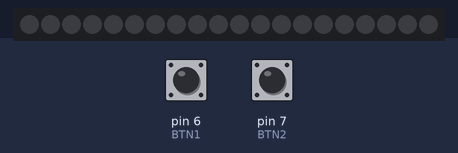
Recording of a sketch running on a simulated Arduino Uno, built with avr-gcc and run on an emulated ATmega328P. On the bench: 20 RGB LEDs in strip order, left to right. The inputs (shaded band) are chosen by the test bench; at power-on: pin 6 (BTN1) HIGH, pin 7 (BTN2) HIGH. Dim RGB values are drawn brighter than linear.

Above: at 1.2 s.
1.3 s: pin 6 (BTN1) pulled LOW for 0.15 s
At 2.1 s:
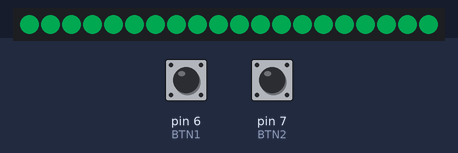
2.9 s: pin 7 (BTN2) pulled LOW for 1 s
6.9 s: pin 6 (BTN1) pulled LOW for 0.15 s
At 7.19 s:
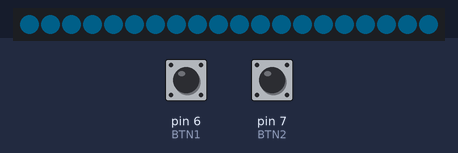
7.6 s: pin 7 (BTN2) pulled LOW for 0.15 s
At 8.29 s:
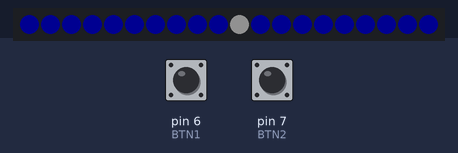
8.3 s: pin 6 (BTN1) pulled LOW for 3.2 s
At 11.62 s:
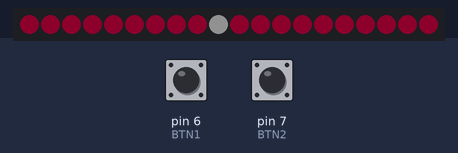
12.1 s: pin 7 (BTN2) pulled LOW for 3.2 s
At 17.04 s:
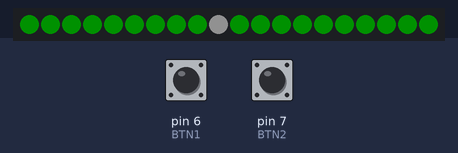

The sketch:

LEDGlowStickVS.ino
```cpp
// --------------------------------------------------------------------------------------
#include "Button.h"
#include "FastLED.h"

// --------------------------------------------------------------------------------------
#define NUM_LEDS 20

#define DATA_PIN 11
#define CLOCK_PIN 13

#define BTN1 6
#define BTN2 7

#define NUM_MODES 2

// --------------------------------------------------------------------------------------
// Program Variables
CRGB leds[NUM_LEDS];

long lastUpdateMillis = 0;
int timeSinceLastButtonPress = 0;
byte timeSinceButtonRepeat = 0;

byte mode = 0;
fract16 animPos = 0;

byte brightness = 64;
byte value = 128;

bool adjustingBrightness = false;
bool adjustingValue = false;
bool ignoreBtn1 = false;

Button btn1 = Button(BTN1);
Button btn2 = Button(BTN2);

// --------------------------------------------------------------------------------------
void setup()
{
	//Serial.begin(9600);
	lastUpdateMillis = millis();

	FastLED.addLeds<APA102, RGB>(leds, NUM_LEDS);
	FastLED.setBrightness(brightness);
}

// --------------------------------------------------------------------------------------
void loop()
{
	long newMillis = millis();
	int deltaTime = newMillis - lastUpdateMillis;

	// Update Buttons
	btn1.Update(deltaTime);
	btn2.Update(deltaTime);

	// Update Animation
	animPos += deltaTime * map8(255 - value, 1, 10);
	//Serial.println(animPos);

	UpdateState(deltaTime);
	Render(deltaTime);

	//Serial.println(mode);

	lastUpdateMillis = newMillis;
}

// --------------------------------------------------------------------------------------
void UpdateState(int deltaTime)
{
	if (adjustingBrightness || adjustingValue)
	{
		// Adjust timeout
		if ((btn1.State == BTN_Down) || (btn2.State == BTN_Down))
		{
			timeSinceLastButtonPress = 0;
		}
		else
		{
			timeSinceLastButtonPress += deltaTime;
			if (timeSinceLastButtonPress > 2000)
			{
				timeSinceLastButtonPress = 0;
				adjustingBrightness = false;
				adjustingValue = false;
				return;
			}
		}

		// TODO: Clean this copy-pasta up
		int change = 0;
		if (btn1.State == BTN_OnPressed)
		{
			change = 6;
			timeSinceButtonRepeat = 0;
		}
		else if ((btn1.State == BTN_Down) && (btn1.HeldTime > 500))
		{
			timeSinceButtonRepeat += deltaTime;
			if (timeSinceButtonRepeat > 10)
			{
				timeSinceButtonRepeat = 0;
				change = 1;
			}
		}
		else if (btn2.State == BTN_OnPressed)
		{
			change = -6;
			timeSinceButtonRepeat = 0;
		}
		else if ((btn2.State == BTN_Down) && (btn2.HeldTime > 500))
		{
			timeSinceButtonRepeat += deltaTime;
			if (timeSinceButtonRepeat > 10)
			{
				timeSinceButtonRepeat = 0;
				change = -1;
			}
		}

		if (adjustingBrightness)
		{
			brightness = max(min(change + brightness, 255), 0);;
			FastLED.setBrightness(dim8_video(max(brightness, 20)));
		}
		else
		{
			value += change;
			//Serial.println(value);
		}
	}
	else
	{
		// Power Up
		// TODO: Sleep here for power saver, use an ISR?
		if (mode == 0)
		{
			if ((btn1.State == BTN_OnReleased) || (btn2.State == BTN_OnReleased))
			{
				if (ignoreBtn1)
				{
					ignoreBtn1 = false;
					return;
				}
				mode = 1;
			}
		}
		else
		{
			// Power Off
			if (btn1.HeldTime > 2000)
			{
				mode = 0;
				ignoreBtn1 = true;
				fill_solid(leds, NUM_LEDS, CRGB::Black);
				FastLED.show();
			}
			// Cycle Modes
			else if (btn1.State == BTN_OnReleased)
			{
				++mode;
				if (mode > NUM_MODES)
				{
					mode = 1;
				}
			}
			// Change Brightness
			else if (btn2.HeldTime > 1000)
			{
				adjustingBrightness = true;
			}
			// Change Value
			else if (btn2.State == BTN_OnReleased)
			{
				adjustingValue = true;
			}
		}

		//if (btn1.State == BTN_OnReleased)
		//{
		//	// Mode 0 = off
		//	// Long press to turn off, otherwise cycle through modes
		//	if (btn1.HeldTime < 1000)
		//	{
		//		++mode;
		//		if (mode > NUM_MODES)
		//		{
		//			mode = 1;
		//		}
		//	}
		//	else
		//	{
		//		mode = 0;
		//	}
		//}
		//else if ((mode != 0) && (btn2.State == BTN_OnReleased))
		//{
		//	// Short press to adjust value
		//	// Long press to adjust brightness
		//	if (btn2.HeldTime < 1000)
		//	{
		//		adjustingValue = true;
		//	}
		//	else
		//	{
		//		adjustingBrightness = true;
		//	}
		//}
	}
}

// --------------------------------------------------------------------------------------
void Render(int deltaTime)
{
	// Off
	if (mode == 0)
	{
		// TODO: put into sleep mode and only check for wakeup once every few seconds
		fill_solid(leds, NUM_LEDS, CRGB::Black);
	}

	// Solid Color
	else if (mode == 1)
	{
		fill_solid(leds, NUM_LEDS, CHSV(value, 255, 255));
	}

	// Rainbow
	else if (mode == 2)
	{
		fill_solid(leds, NUM_LEDS, CHSV(scale8(255, animPos >> 8), 255, 255));
	}

	// Rainbow Chase
	else if (mode == 3)
	{

	}

	// Raindrops
	else if (mode == 4)
	{

	}

	// Draw Menu
	if (adjustingBrightness)
	{
		leds[map8(brightness, 0, NUM_LEDS - 1)] = CRGB::White;
	}
	else if (adjustingValue)
	{
		leds[map8(value, 0, NUM_LEDS - 1)] = CRGB::White;
	}

	// Show
	FastLED.show();
}
```

Button.cpp
```cpp
#include "Button.h"

Button::Button(byte pin)
{
	PIN = pin;

	pinMode(PIN, INPUT_PULLUP);

	HeldTime = 0;
	State = BTN_Up;
}

void Button::Update(int deltaTime)
{
	bool btnPressed = !digitalRead(PIN);
	if (btnPressed)
	{
		if (HeldTime == 0)
		{
			State = BTN_OnPressed;
		}
		else
		{
			State = BTN_Down;
		}

		HeldTime += deltaTime;
	}
	else
	{
		if ((HeldTime > 0) && (State != BTN_OnReleased))
		{
			State = BTN_OnReleased;
		}
		else
		{
			State = BTN_Up;
			HeldTime = 0;
		}
	}
}
```

Button.h
```cpp
// Button.h

#ifndef _BUTTON_h
#define _BUTTON_h

#if defined(ARDUINO) && ARDUINO >= 100
	#include "arduino.h"
#else
	#include "WProgram.h"
#endif

enum BtnState
{
	BTN_OnPressed,
	BTN_OnReleased,
	BTN_Up,
	BTN_Down
};

class Button
{
 protected:
	 byte PIN;


 public:
	 int HeldTime;
	 enum BtnState State;

	 Button(byte pin);
	 void Update(int deltaTime);
};

#endif
```

Measured:
- after the input at 1.3 s, the LEDs: change after 0.15 s (image 1)
- after the input at 6.9 s, the LEDs: first change after 0.15 s (image 2 shows a later state)
- after the input at 7.6 s, the LEDs: first differ from a run without the input after 0.15 s (image 3 shows a later state)
